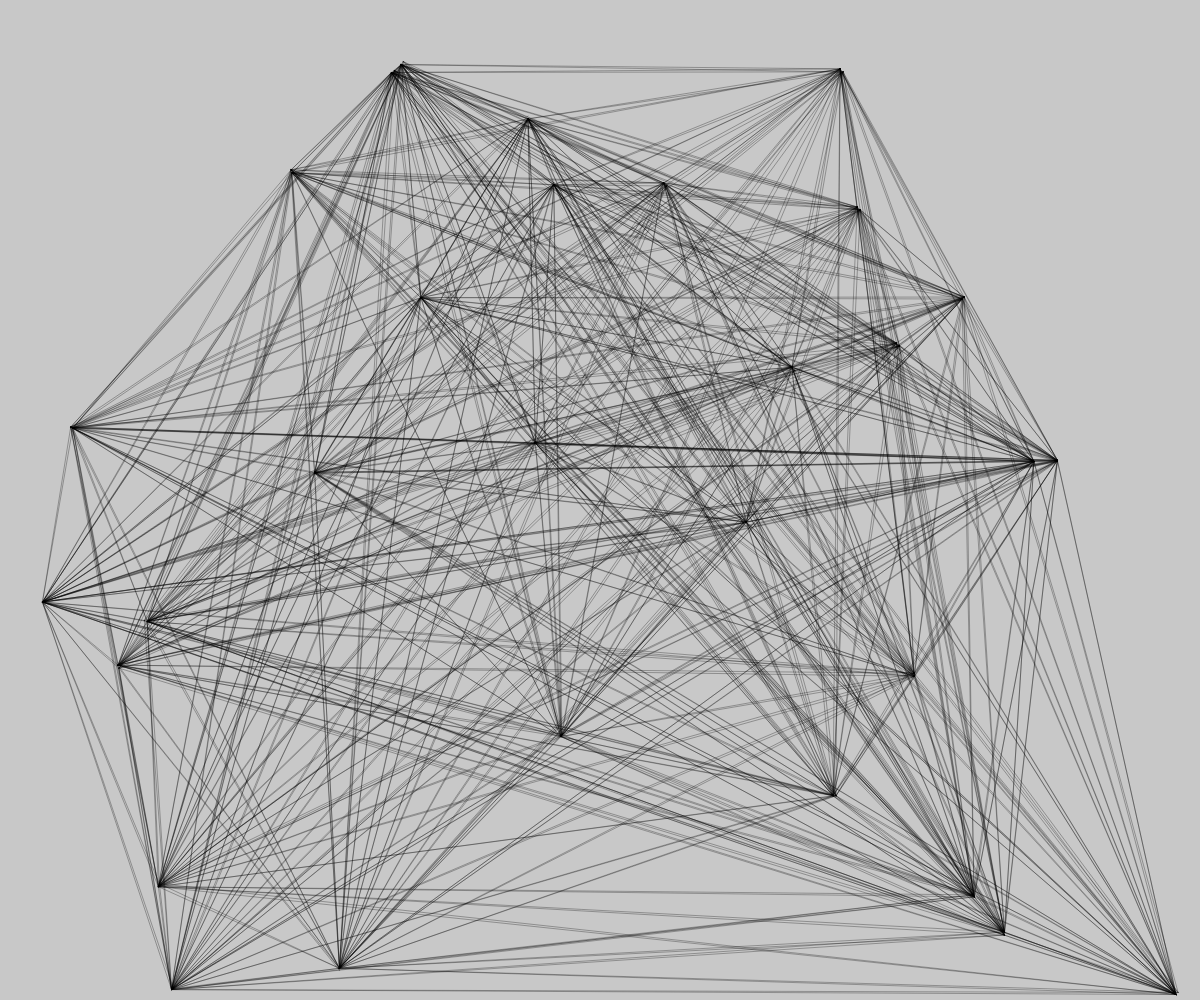
Frame 1 (no input)
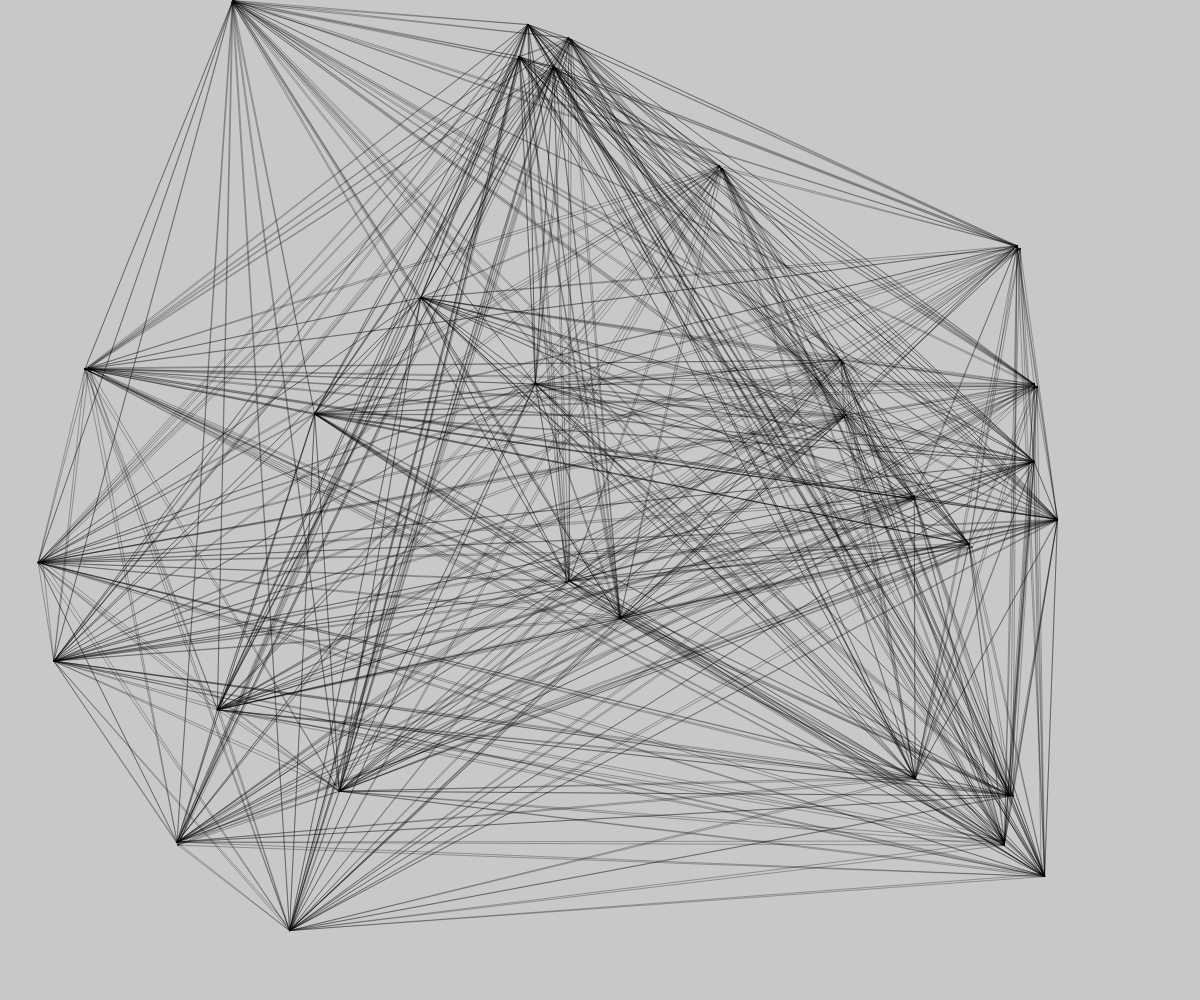
Frame 60 (no input)
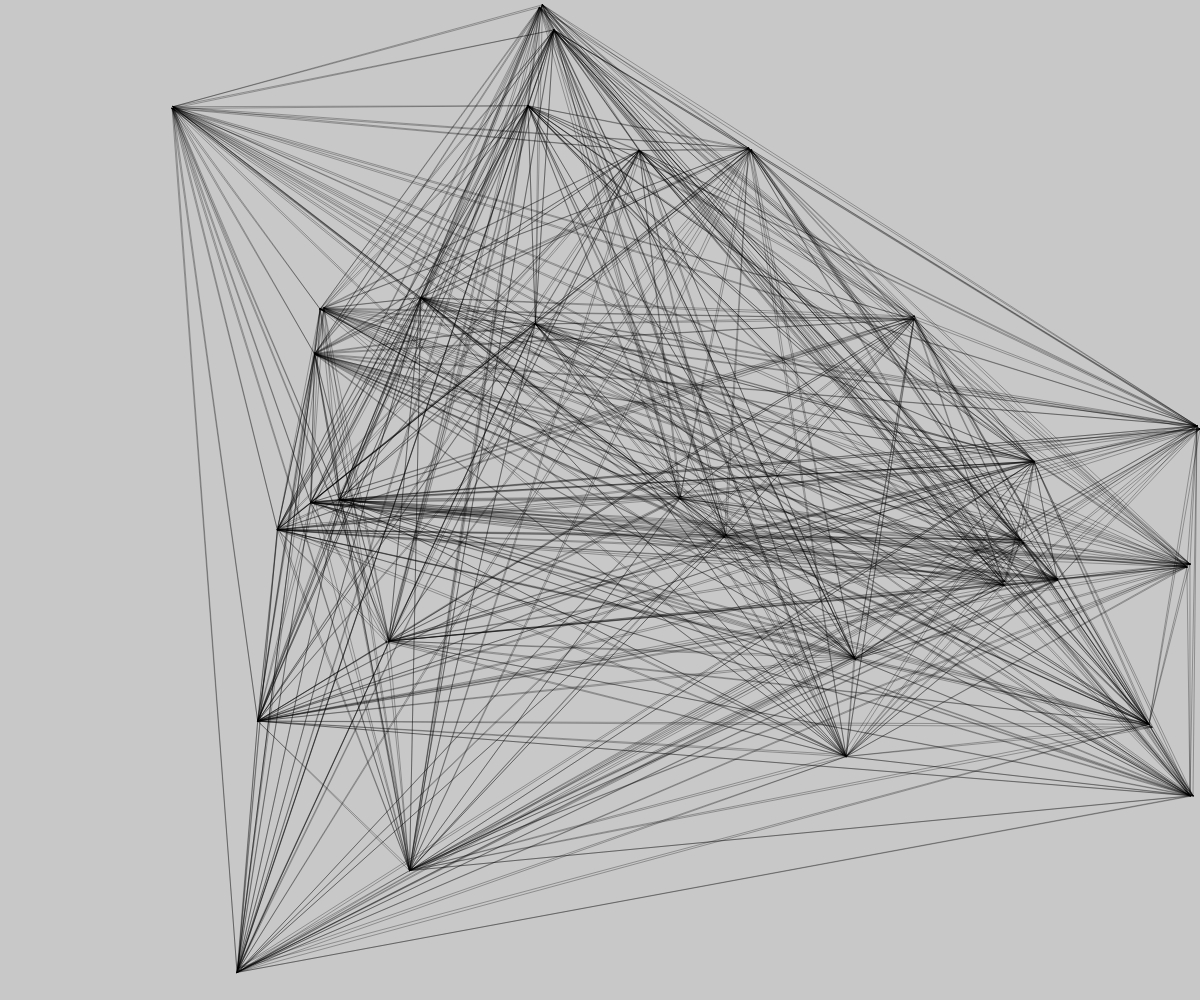
Frame 120 (the mouse pressed at the canvas centre since frame 60)

The p5.js sketch that drew these frames (run headless with seeded random() and noise() and a simulated clock; from frame 60 on, the mouse is pressed at the canvas centre):

// p5.js sketch
// ── sketch.js
let originsX = [];
let originsY = [];
let strokeW;
let density;

standardSpeedX = 3;
standardSpeedY = 3;
let speedsX = [];
let speedsY = [];
let randomColor = (255, 255, 255);
let bgColor = (200, 200, 200);

function setup() {
  createCanvas(windowWidth, windowHeight);
  angleMode(DEGREES);
  noSmooth();

  strokeW = 0.3;
  density = 1;

  generatePoints(30);
}

function draw() {
  background(bgColor);

  strokeWeight(strokeW);
  stroke(0, 0, 0);
  for (let i = 0; i < originsX.length; i++) {
    //point(originsX[i], originsY[i]);

    for (let j = 0; j < originsX.length; j++) {
      line(originsX[i], originsY[i], originsX[j], originsY[j]);
    }

    originsX[i] = originsX[i] + speedsX[i];
    originsY[i] = originsY[i] + speedsY[i];

    if (originsX[i] > width) {
      speedsX[i] = -standardSpeedX - Math.random() * 2;
    }
    if (originsX[i] < 0) {
      speedsX[i] = standardSpeedX + Math.random() * 2;
    }
    if (originsY[i] > height){
      speedsY[i] = -standardSpeedY - Math.random() * 2;
    }
    if (originsY[i] < 0){
      speedsY[i] = standardSpeedY - Math.random() * 2;
    }
  }
}

function generatePoints(number) {
  for (let i = 0; i < number; i++) {
    originsX.push(random() * width);
    originsY.push(random() * height);
    speedsX.push(randomBetweenNumbers(3, -3));
    speedsY.push(randomBetweenNumbers(3, -3));
  }
}

function randomBetweenNumbers(max, min) {
  return Math.floor(Math.random() * (max - min + 1) + min);
}
